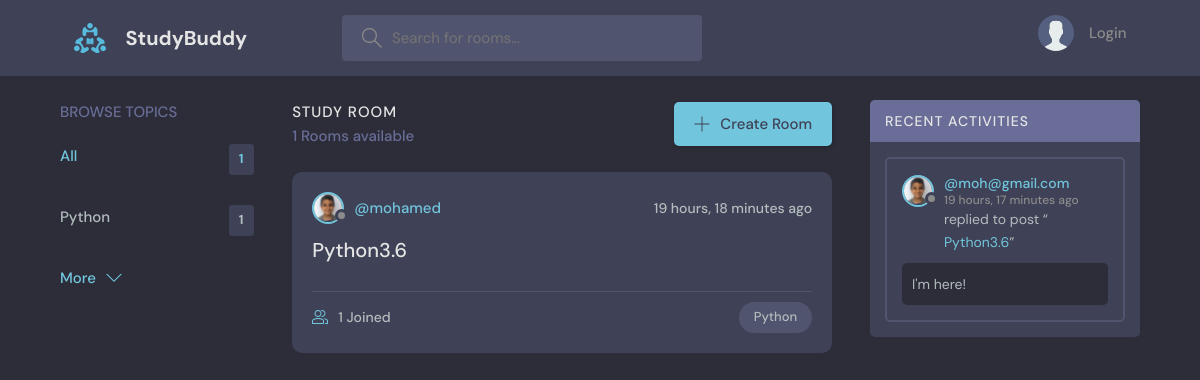
The page / on the database its author committed.
### base/models.py (models this page shows, shortened)
class Topic(models.Model):
    name = models.CharField(max_length=200)

class Room(models.Model):
    host = models.ForeignKey(User, on_delete=models.SET_NULL, null=True)
    topic = models.ForeignKey(Topic, on_delete=models.SET_NULL, null=True)
    name = models.CharField(max_length=200)
    description = models.TextField(null=True, blank=True)
    participants = models.ManyToManyField(
        User, related_name='participants', blank=True)
    created = models.DateTimeField(auto_now_add=True)
    updated = models.DateTimeField(auto_now=True)
    class Meta:
        ordering = ['-updated', '-created']
    def __str__(self):
        return str(self.name)

class User(AbstractUser):
    name = models.CharField(max_length=200, null=True)
    email = models.EmailField(unique=True, null=True)
    bio = models.TextField(null=True)
    avatar = models.ImageField(null=True, default="avatar.svg")
    USERNAME_FIELD = 'email'
    REQUIRED_FIELDS = []

class Message(models.Model):
    user = models.ForeignKey(User, on_delete=models.CASCADE)
    room = models.ForeignKey(Room, on_delete=models.CASCADE)
    body = models.TextField()
    created = models.DateTimeField(auto_now_add=True)
    updated = models.DateTimeField(auto_now=True)
    class Meta:
        ordering = ['-updated', '-created']
    def __str__(self):
        return self.body[0:50]

### base/views.py (the view)
# urls.py: path('', views.home, name='home'),
def home(request):
    q = request.GET.get('q') if request.GET.get('q') != None else ''
    rooms = Room.objects.filter(
        Q(topic__name__icontains=q) |
        Q(name__icontains=q) |
        Q(description__icontains=q))
    room_count = rooms.count()
    topics = Topic.objects.all()[0:5]
    room_messages = Message.objects.filter(Q(room__topic__name__icontains=q))
    context = {
        "rooms": rooms,
        "topics": topics,
        "room_count": room_count,
        "room_messages": room_messages,
    }
    return render(request, 'base/home.html', context)

### base/templates/base/home.html (shortened to what this page needs)
{% extends 'main.html' %} {% block content %}
<main class="layout layout--3">
  <div class="container">
    {% include 'base/topics_component.html' %}
    <div class="roomList">
      <div class="roomList__header">
        <div>
          <h2>Study Room</h2>
          <p>{{room_count}} Rooms available</p>
        </div>
        <a class="btn btn--main" href="{% url 'create-room' %}">
          <svg
            version="1.1"
            xmlns="http://www.w3.org/2000/svg"
            width="32"
            height="32"
            viewBox="0 0 32 32"
          >
            <title>add</title>
            <path
              d="M16.943 0.943h-1.885v14.115h-14.115v1.885h14.115v14.115h1.885v-14.115h14.115v-1.885h-14.115v-14.115z"
            ></path>
          </svg>
          Create Room
        </a>
      </div>
      {% include 'base/feeds_component.html' %}
    </div>
    {% include 'base/activity_component.html' %}
  </div>
</main>
{% endblock content %}

### base/templates/base/topics_component.html
<div class="topics">
  <div class="topics__header">
    <h2>Browse Topics</h2>
  </div>
  <ul class="topics__list">
    <li>
      <a href="{% url 'home' %}" class="active"
        >All <span>{{topics.count}}</span></a
      >
    </li>
    {% for topic in topics %}
    <li>
      <a href="{% url 'home' %}?q={{topic.name}}"
        >{{topic.name}} <span>{{topic.room_set.all.count}}</span></a
      >
    </li>
    {% endfor %}
  </ul>
  <a class="btn btn--link" href="{% url 'topics' %}">
    More
    <svg
      version="1.1"
      xmlns="http://www.w3.org/2000/svg"
      width="32"
      height="32"
      viewBox="0 0 32 32"
    >
      <title>chevron-down</title>
      <path d="M16 21l-13-13h-3l16 16 16-16h-3l-13 13z"></path>
    </svg>
  </a>
</div>

### base/templates/base/feeds_component.html (shortened to what this page needs)
{% for room in rooms %}
<div class="roomListRoom">
  <div class="roomListRoom__header">
    <a
      href="{% url 'user-profile' room.host.id %}"
      class="roomListRoom__author"
    >
      <div class="avatar avatar--small">
        <img src="{{room.host.avatar.url}}" />
      </div>
      <span>@{{room.host.username}}</span>
    </a>
    <div class="roomListRoom__actions">
      <span>{{room.created|timesince}} ago</span>
    </div>
  </div>
  <div class="roomListRoom__content">
    <a href="{% url 'room' room.id %}">{{room.name}}</a>
  </div>
  <div class="roomListRoom__meta">
    <a href="{% url 'room' room.id %}" class="roomListRoom__joined">
      {{room.participants.all.count}} Joined
    </a>
    <p class="roomListRoom__topic">{{room.topic.name}}</p>
  </div>
</div>
{% endfor %}

### base/templates/base/activity_component.html (shortened to what this page needs)
<div class="activities">
  <div class="activities__header">
    <h2>Recent Activities</h2>
  </div>
  {% for message in room_messages %}
  <div class="activities__box">
    <div class="activities__boxHeader roomListRoom__header">
      <a
        href="{% url 'user-profile' message.user.id %}"
        class="roomListRoom__author"
      >
        <div class="avatar avatar--small">
          <img src="{{message.user.avatar.url}}" />
        </div>
        <p>
          @{{message.user}}
          <span>{{message.created|timesince}} ago</span>
        </p>
      </a>
    </div>
    <div class="activities__boxContent">
      <p>
        replied to post “<a href="{% url 'room' message.room.id %}"
          >{{message.room}}</a
        >”
      </p>
      <div class="activities__boxRoomContent">{{message.body}}</div>
    </div>
  </div>
  {% endfor %}
</div>

### rows shown on the page
Topic: name "Python", room_set.all.count "1"
Room: host.avatar (picture), host.username "mohamed", created "19 hours, 18 minutes", name "Python3.6", participants.all.count "1", topic.name "Python"
Message: user.avatar (picture), user "moh@gmail.com", created "19 hours, 17 minutes", room "Python3.6", body "I'm here!"

### other values the page prints
{{ topics.count }} "1"
{{ room_count }} "1"
